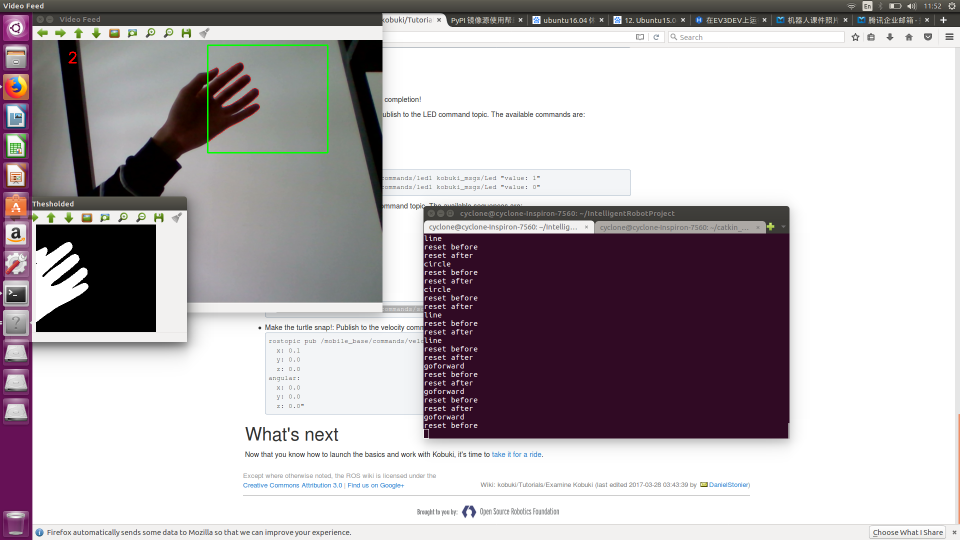
#> input picture robot.png, 1920 x 1080 px, given in place of the camera (shown at 1/2 size)
$ python recognize.py   (Python 2 division)   (older library calls are emulated)
#> lines starting #> are read from the running program, lines starting #| are printed output that depends on the picture; after the words box and inside, x2 and y2 are one past the last pixel; in counts of white or black regions, pixels touching at a corner belong together
import numpy as np
import cv2
import imutils
from sklearn.metrics import pairwise
import time
import subprocess
import thread

# global variables
bg = None

#-------------------------------------------------------------------------------
# Function - To find the running average over the background
#-------------------------------------------------------------------------------
def run_avg(image, accumWeight):
    global bg
    # initialize the background
    if bg is None:
        bg = image.copy().astype("float")
        return

    # compute weighted average, accumulate it and update the background
    cv2.accumulateWeighted(image, bg, accumWeight)

#-------------------------------------------------------------------------------
# Function - To segment the region of hand in the image
#-------------------------------------------------------------------------------
# [92 lines left out: functions segment, count, reset, reset_forward, not called in this run]


#-------------------------------------------------------------------------------
# Main function
#-------------------------------------------------------------------------------
if __name__ == "__main__":
    # initialize accumulated weight
    accumWeight = 0.5

    # get the reference to the webcam
    camera = cv2.VideoCapture(0)

    # region of interest (ROI) coordinates
    top, right, bottom, left = 10, 350, 225, 590

    # initialize num of frames
    num_frames = 0

    # calibration indicator
    calibrated = False

    global status
    status = 0 ## 0 for idle, ready for reciving cmd, 1 for busy

    # keep looping, until interrupted
    while(True):
        # get the current frame
        (grabbed, frame) = camera.read()
#> frame is the input picture: shape (1080, 1920, 3); mean B, G, R 177.7, 173.9, 180.7

        # resize the frame
        frame = imutils.resize(frame, width=700)
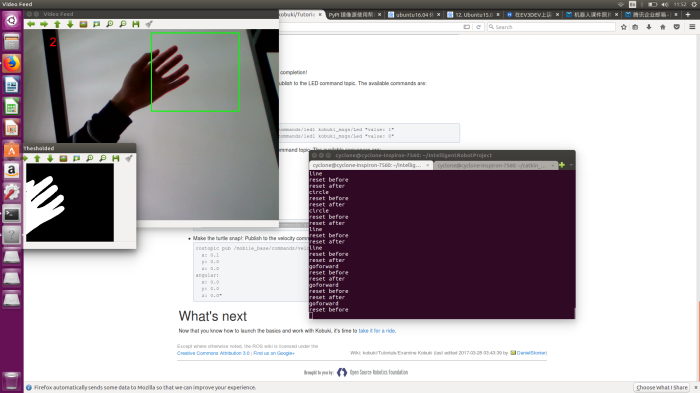
#> frame: shape (393, 700, 3); mean B, G, R 177.7, 173.9, 180.7

        # flip the frame so that it is not the mirror view
        frame = cv2.flip(frame, 1)
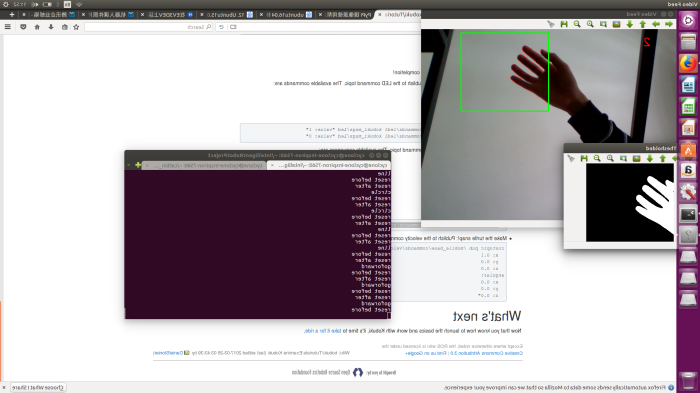
#> frame: shape (393, 700, 3); mean B, G, R 177.7, 173.9, 180.7

        # clone the frame
        clone = frame.copy()

        # get the height and width of the frame
        (height, width) = frame.shape[:2]
#> height = 393; width = 700

        # get the ROI
        roi = frame[top:bottom, right:left]
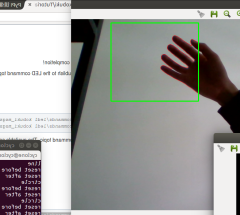
#> roi: shape (215, 240, 3); mean B, G, R 153.6, 155.8, 156.1

        # convert the roi to grayscale and blur it
        gray = cv2.cvtColor(roi, cv2.COLOR_BGR2GRAY)
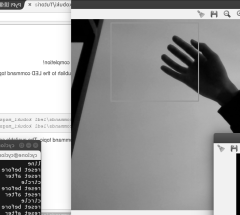
#> gray: shape (215, 240); min 0, max 255, mean 155.6
        gray = cv2.GaussianBlur(gray, (7, 7), 0)
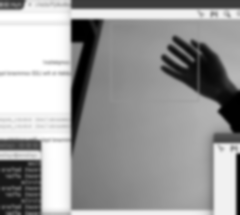
#> gray: shape (215, 240); min 0, max 255, mean 155.7

        # to get the background, keep looking till a threshold is reached
        # so that our weighted average model gets calibrated
        if num_frames < 30:
            run_avg(gray, accumWeight)
            if num_frames == 1:
            	print "[STATUS] please wait! calibrating..."
            elif num_frames == 29:
				print "[STATUS] calibration successfull..."
        else:
            # segment the hand region
            hand = segment(gray)

            # check whether hand region is segmented
            if hand is not None:
                # if yes, unpack the thresholded image and
                # segmented region
                (thresholded, segmented) = hand

                # draw the segmented region and display the frame
                cv2.drawContours(clone, [segmented + (right, top)], -1, (0, 0, 255))

                # count the number of fingers
                fingers = count(thresholded, segmented)

                if status == 0:
                    if fingers == 2:
                        p = subprocess.Popen('rosrun turtle_move line', stdout=subprocess.PIPE, shell=True)
                        print 'line'
                        thread.start_new_thread(reset, ())
                    elif fingers == 1:
                        p = subprocess.Popen('rosrun turtle_move circle', stdout=subprocess.PIPE, shell=True)
                        print 'circle'
                        thread.start_new_thread(reset, ())
                    else:
                        p = subprocess.Popen('rosrun turtle_move move_turtle_goforward', stdout=subprocess.PIPE, shell=True)
                        print 'goforward'
                        thread.start_new_thread(reset_forward, ())

                    status = 1

                cv2.putText(clone, str(fingers), (70, 45), cv2.FONT_HERSHEY_SIMPLEX, 1, (0,0,255), 2)

                # show the thresholded image
                cv2.imshow("Thesholded", thresholded)

        # draw the segmented hand
        cv2.rectangle(clone, (left, top), (right, bottom), (0,255,0), 2)
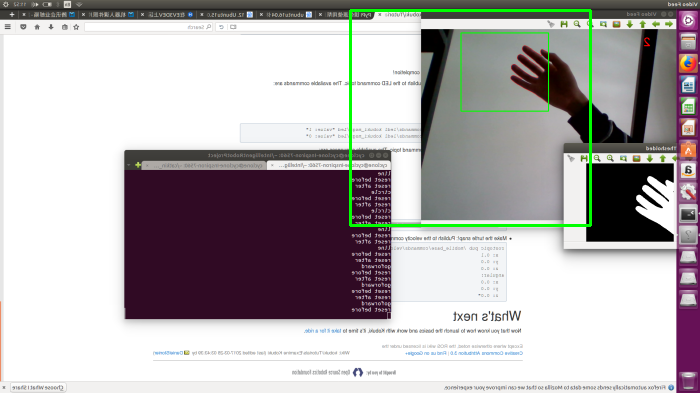
#> clone: shape (393, 700, 3); 0.99% of pixels changed, all inside (x1, y1, x2, y2) = (349, 9, 592, 227)

        # increment the number of frames
        num_frames += 1

        # display the frame with segmented hand
        cv2.imshow("Video Feed", clone)

        # observe the keypress by the user
        keypress = cv2.waitKey(1) & 0xFF
#> (key q is pressed here)

        # if the user pressed "q", then stop looping
        if keypress == ord("q"):
            break

# free up memory
camera.release()
cv2.destroyAllWindows()
